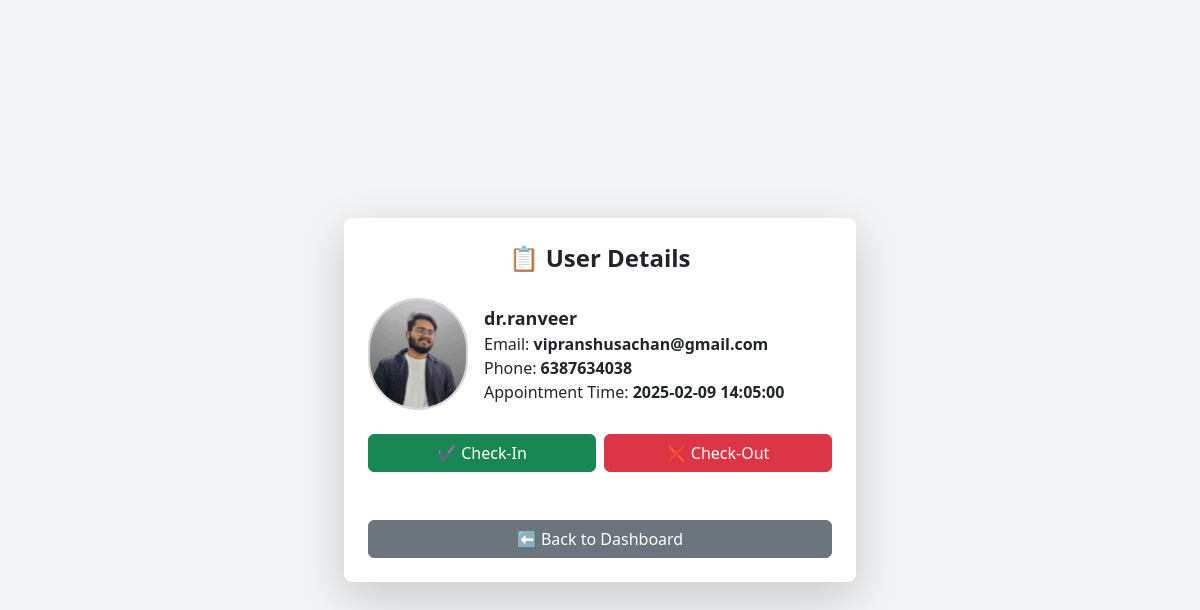
Page /host/user_details.php?appointment_id=5 on the committed database.
### tables this page shows
CREATE TABLE `appointments` (
  `id` int(11) NOT NULL,
  `user_id` int(11) NOT NULL,
  `host_id` int(11) NOT NULL,
  `preferred_time` datetime NOT NULL,
  `appointment_time` datetime DEFAULT NULL,
  `status` enum('pending','accepted','rejected','completed') DEFAULT 'pending',
  `verification_code` varchar(50) NOT NULL,
  `qr_code` varchar(255) NOT NULL,
  `created_at` timestamp NOT NULL DEFAULT current_timestamp(),
  `check_in` datetime DEFAULT NULL,
  `check_out` datetime DEFAULT NULL
);

### host/user_details.php (the view, shortened to what this page needs)
<?php
require '../config/db.php';
$appointment_id = $_GET['appointment_id'];
$stmt = $conn->prepare("SELECT a.id, a.user_id, a.appointment_time, a.status, a.check_in, a.check_out,
                               u.username, u.email, u.phone_no, u.photo
                               FROM appointments a
                               JOIN login u ON a.user_id = u.id
                               WHERE a.id = ?");
$stmt->bind_param("i", $appointment_id);
$stmt->execute();
$result = $stmt->get_result();
if ($result->num_rows > 0) {
    $appt = $result->fetch_assoc();
} else {
    echo "<div class='alert alert-danger'>Invalid Appointment ID!</div>";
    exit();
}
?>
<!DOCTYPE html>
<html lang="en">
<head>
    <link rel="stylesheet" href="https://cdn.jsdelivr.net/npm/bootstrap@5.3.0/dist/css/bootstrap.min.css">
    <script src="https://cdn.tailwindcss.com"></script>
</head>
<body class="bg-gray-100 flex justify-center items-center min-h-screen">
<div class="container max-w-lg bg-white p-6 rounded-lg shadow-lg">
    <h2 class="text-2xl font-bold text-center">📋 User Details</h2>
    <div class="flex items-center space-x-4 mt-4">
        <img src="../assets/images/<?= htmlspecialchars($appt['photo']); ?>" class="rounded-full border-2 border-gray-300" width="100" alt="User Photo">
        <div>
            <h5 class="text-lg font-semibold"><?= htmlspecialchars($appt['username']); ?></h5>
            <p>Email: <b><?= htmlspecialchars($appt['email']); ?></b></p>
            <p>Phone: <b><?= htmlspecialchars($appt['phone_no']); ?></b></p>
            <p>Appointment Time: <b><?= htmlspecialchars($appt['appointment_time']); ?></b></p>
        </div>
    </div>
    <form id="checkInOutForm">
        <div class="flex justify-between mt-4">
            <button type="button" id="checkIn" class="btn btn-success w-1/2 mr-2">✔ Check-In</button>
            <button type="button" id="checkOut" class="btn btn-danger w-1/2">❌ Check-Out</button>
        </div>
    </form>
    <a href="dashboard.php" class="btn btn-secondary w-100 mt-4">⬅ Back to Dashboard</a>
</div>
</body>
</html>

### rows in the picture
appointments: user.photo (picture), user.username "dr.ranveer", user.email "vipranshusachan@gmail.com", user.phone_no "6387634038", appointment_time "2025-02-09 14:05:00"
